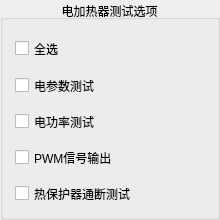
           <widget class="QGroupBox" name="groupBox_2">
            <property name="sizePolicy">
             <sizepolicy hsizetype="Fixed" vsizetype="Fixed">
              <horstretch>0</horstretch>
              <verstretch>0</verstretch>
             </sizepolicy>
            </property>
            <property name="minimumSize">
             <size>
              <width>220</width>
              <height>220</height>
             </size>
            </property>
            <property name="maximumSize">
             <size>
              <width>220</width>
              <height>220</height>
             </size>
            </property>
            <property name="styleSheet">
             <string notr="true">font: 12pt &quot;Microsoft YaHei UI&quot;;</string>
            </property>
            <property name="title">
             <string>电加热器测试选项</string>
            </property>
            <property name="alignment">
             <set>Qt::AlignCenter</set>
            </property>
            <layout class="QGridLayout" name="gridLayout_3">
             <item row="0" column="0">
              <widget class="QCheckBox" name="checkBox_3">
               <property name="sizePolicy">
                <sizepolicy hsizetype="Fixed" vsizetype="Fixed">
                 <horstretch>0</horstretch>
                 <verstretch>0</verstretch>
                </sizepolicy>
               </property>
               <property name="minimumSize">
                <size>
                 <width>190</width>
                 <height>35</height>
                </size>
               </property>
               <property name="maximumSize">
                <size>
                 <width>190</width>
                 <height>35</height>
                </size>
               </property>
               <property name="styleSheet">
                <string notr="true">font: 12pt &quot;Microsoft YaHei UI&quot;;</string>
               </property>
               <property name="text">
                <string>全选</string>
               </property>
              </widget>
             </item>
             <item row="1" column="0">
              <widget class="QCheckBox" name="checkBox_6">
               <property name="sizePolicy">
                <sizepolicy hsizetype="Fixed" vsizetype="Fixed">
                 <horstretch>0</horstretch>
                 <verstretch>0</verstretch>
                </sizepolicy>
               </property>
               <property name="minimumSize">
                <size>
                 <width>190</width>
                 <height>35</height>
                </size>
               </property>
               <property name="maximumSize">
                <size>
                 <width>190</width>
                 <height>35</height>
                </size>
               </property>
               <property name="styleSheet">
                <string notr="true">font: 12pt &quot;Microsoft YaHei UI&quot;;</string>
               </property>
               <property name="text">
                <string>电参数测试</string>
               </property>
              </widget>
             </item>
             <item row="2" column="0">
              <widget class="QCheckBox" name="checkBox_4">
               <property name="sizePolicy">
                <sizepolicy hsizetype="Fixed" vsizetype="Fixed">
                 <horstretch>0</horstretch>
                 <verstretch>0</verstretch>
                </sizepolicy>
               </property>
               <property name="minimumSize">
                <size>
                 <width>190</width>
                 <height>35</height>
                </size>
               </property>
               <property name="maximumSize">
                <size>
                 <width>190</width>
                 <height>35</height>
                </size>
               </property>
               <property name="styleSheet">
                <string notr="true">font: 12pt &quot;Microsoft YaHei UI&quot;;</string>
               </property>
               <property name="text">
                <string>电功率测试</string>
               </property>
              </widget>
             </item>
             <item row="3" column="0">
              <widget class="QCheckBox" name="checkBox_7">
               <property name="sizePolicy">
                <sizepolicy hsizetype="Fixed" vsizetype="Fixed">
                 <horstretch>0</horstretch>
                 <verstretch>0</verstretch>
                </sizepolicy>
               </property>
               <property name="minimumSize">
                <size>
                 <width>190</width>
                 <height>35</height>
                </size>
               </property>
               <property name="maximumSize">
                <size>
                 <width>190</width>
                 <height>35</height>
                </size>
               </property>
               <property name="styleSheet">
                <string notr="true">font: 12pt &quot;Microsoft YaHei UI&quot;;</string>
               </property>
               <property name="text">
                <string>PWM信号输出</string>
               </property>
              </widget>
             </item>
             <item row="4" column="0">
              <widget class="QCheckBox" name="checkBox_5">
               <property name="sizePolicy">
                <sizepolicy hsizetype="Fixed" vsizetype="Fixed">
                 <horstretch>0</horstretch>
                 <verstretch>0</verstretch>
                </sizepolicy>
               </property>
               <property name="minimumSize">
                <size>
                 <width>190</width>
                 <height>35</height>
                </size>
               </property>
               <property name="maximumSize">
                <size>
                 <width>190</width>
                 <height>35</height>
                </size>
               </property>
               <property name="styleSheet">
                <string notr="true">font: 12pt &quot;Microsoft YaHei UI&quot;;</string>
               </property>
               <property name="text">
                <string>热保护器通断测试</string>
               </property>
              </widget>
             </item>
            </layout>
           </widget>
